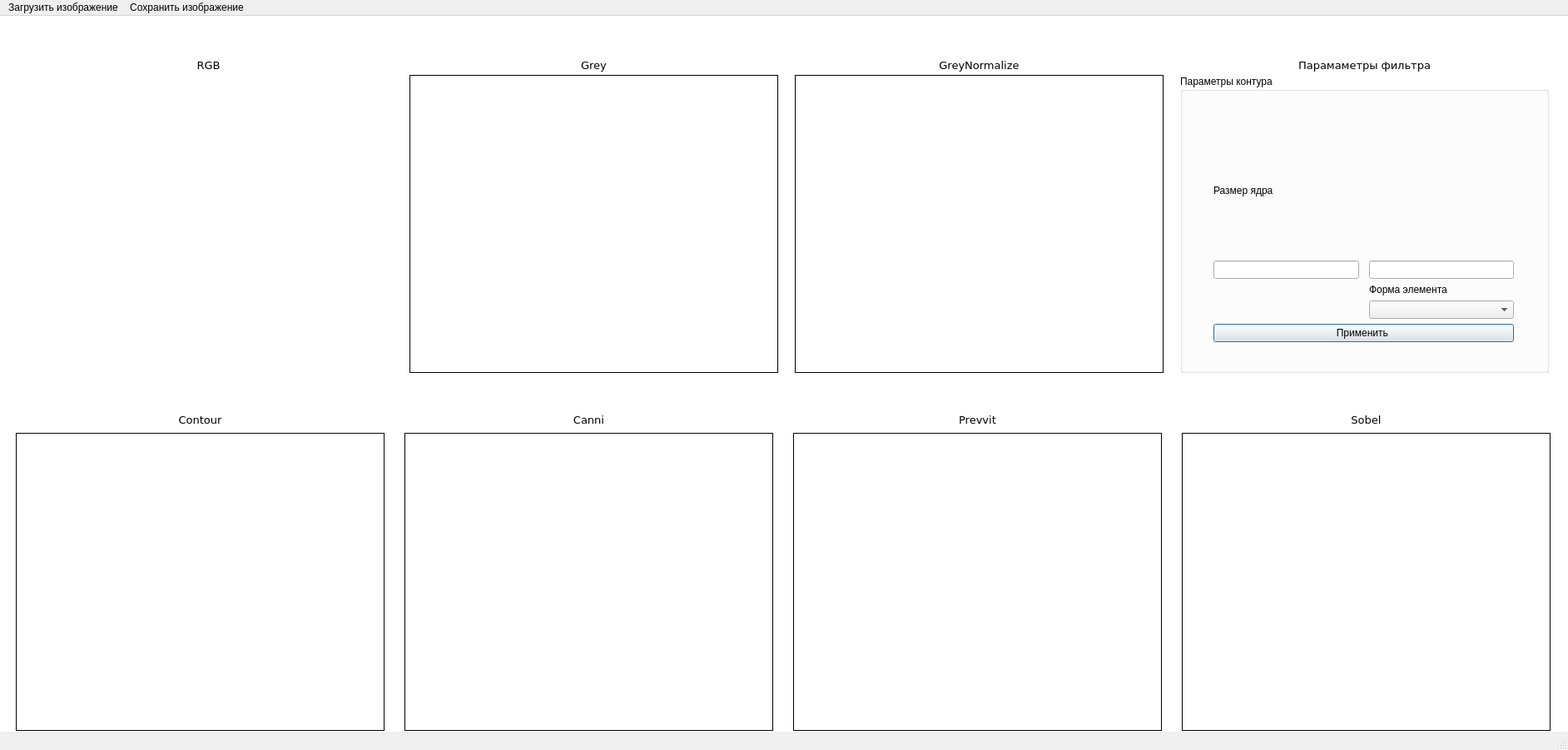
<?xml version="1.0" encoding="UTF-8"?>
<ui version="4.0">
 <class>MainWindow</class>
 <widget class="QMainWindow" name="MainWindow">
  <property name="geometry">
   <rect>
    <x>0</x>
    <y>0</y>
    <width>1884</width>
    <height>901</height>
   </rect>
  </property>
  <property name="sizePolicy">
   <sizepolicy hsizetype="Fixed" vsizetype="Fixed">
    <horstretch>0</horstretch>
    <verstretch>0</verstretch>
   </sizepolicy>
  </property>
  <property name="windowTitle">
   <string>Применение фильров</string>
  </property>
  <property name="windowIcon">
   <iconset>
    <normaloff>:/newPrefix/ZNNBQRDG_RA.jpg</normaloff>:/newPrefix/ZNNBQRDG_RA.jpg</iconset>
  </property>
  <property name="autoFillBackground">
   <bool>true</bool>
  </property>
  <property name="styleSheet">
   <string notr="true">@{background: rgb(255,255,255)};</string>
  </property>
  <property name="iconSize">
   <size>
    <width>50</width>
    <height>50</height>
   </size>
  </property>
  <widget class="QWidget" name="centralwidget">
   <property name="sizePolicy">
    <sizepolicy hsizetype="Fixed" vsizetype="Fixed">
     <horstretch>0</horstretch>
     <verstretch>0</verstretch>
    </sizepolicy>
   </property>
   <property name="autoFillBackground">
    <bool>false</bool>
   </property>
   <property name="styleSheet">
    <string notr="true">QWidget#centralwidget{
background-color:rgb(255,255,255);
}</string>
   </property>
   <layout class="QVBoxLayout" name="verticalLayout">
    <property name="spacing">
     <number>3</number>
    </property>
    <property name="leftMargin">
     <number>2</number>
    </property>
    <property name="topMargin">
     <number>1</number>
    </property>
    <property name="rightMargin">
     <number>2</number>
    </property>
    <property name="bottomMargin">
     <number>1</number>
    </property>
    <item>
     <layout class="QGridLayout" name="gridLayout" rowstretch="0,0" columnstretch="0,0,0,0">
      <property name="leftMargin">
       <number>10</number>
      </property>
      <item row="0" column="0">
       <widget class="QLabel" name="label_5">
        <property name="sizePolicy">
         <sizepolicy hsizetype="Preferred" vsizetype="Preferred">
          <horstretch>0</horstretch>
          <verstretch>0</verstretch>
         </sizepolicy>
        </property>
        <property name="font">
         <font>
          <family>Verdana</family>
          <pointsize>10</pointsize>
         </font>
        </property>
        <property name="frameShape">
         <enum>QFrame::NoFrame</enum>
        </property>
        <property name="text">
         <string>RGB</string>
        </property>
        <property name="alignment">
         <set>Qt::AlignBottom|Qt::AlignHCenter</set>
        </property>
       </widget>
      </item>
      <item row="0" column="1">
       <widget class="QLabel" name="label_6">
        <property name="sizePolicy">
         <sizepolicy hsizetype="Preferred" vsizetype="Preferred">
          <horstretch>0</horstretch>
          <verstretch>0</verstretch>
         </sizepolicy>
        </property>
        <property name="font">
         <font>
          <family>Verdana</family>
          <pointsize>10</pointsize>
         </font>
        </property>
        <property name="frameShape">
         <enum>QFrame::NoFrame</enum>
        </property>
        <property name="text">
         <string>Grey</string>
        </property>
        <property name="alignment">
         <set>Qt::AlignBottom|Qt::AlignHCenter</set>
        </property>
       </widget>
      </item>
      <item row="1" column="3">
       <widget class="QGroupBox" name="groupBox">
        <property name="sizePolicy">
         <sizepolicy hsizetype="Fixed" vsizetype="Fixed">
          <horstretch>0</horstretch>
          <verstretch>0</verstretch>
         </sizepolicy>
        </property>
        <property name="minimumSize">
         <size>
          <width>443</width>
          <height>358</height>
         </size>
        </property>
        <property name="maximumSize">
         <size>
          <width>443</width>
          <height>358</height>
         </size>
        </property>
        <property name="contextMenuPolicy">
         <enum>Qt::ActionsContextMenu</enum>
        </property>
        <property name="styleSheet">
         <string notr="true"/>
        </property>
        <property name="title">
         <string>Параметры контура</string>
        </property>
        <widget class="QWidget" name="layoutWidget">
         <property name="geometry">
          <rect>
           <x>20</x>
           <y>60</y>
           <width>391</width>
           <height>261</height>
          </rect>
         </property>
         <layout class="QGridLayout" name="gridLayout_3" rowstretch="1,0,0,0,0" columnstretch="0,0,0">
          <property name="leftMargin">
           <number>20</number>
          </property>
          <property name="rightMargin">
           <number>10</number>
          </property>
          <item row="3" column="2">
           <widget class="QComboBox" name="comboBox"/>
          </item>
          <item row="4" column="0" colspan="3">
           <widget class="QPushButton" name="pushButton">
            <property name="text">
             <string>Применить </string>
            </property>
            <property name="default">
             <bool>true</bool>
            </property>
           </widget>
          </item>
          <item row="2" column="2">
           <widget class="QLabel" name="label_4">
            <property name="text">
             <string>Форма элемента</string>
            </property>
           </widget>
          </item>
          <item row="0" column="0">
           <widget class="QLabel" name="label">
            <property name="text">
             <string>Размер ядра</string>
            </property>
           </widget>
          </item>
          <item row="1" column="0">
           <widget class="QLineEdit" name="lineEdit"/>
          </item>
          <item row="1" column="2">
           <widget class="QLineEdit" name="lineEdit_2"/>
          </item>
         </layout>
        </widget>
       </widget>
      </item>
      <item row="0" column="2">
       <widget class="QLabel" name="label_3">
        <property name="sizePolicy">
         <sizepolicy hsizetype="Preferred" vsizetype="Preferred">
          <horstretch>0</horstretch>
          <verstretch>0</verstretch>
         </sizepolicy>
        </property>
        <property name="font">
         <font>
          <family>Verdana</family>
          <pointsize>10</pointsize>
         </font>
        </property>
        <property name="frameShape">
         <enum>QFrame::NoFrame</enum>
        </property>
        <property name="text">
         <string>GreyNormalize</string>
        </property>
        <property name="alignment">
         <set>Qt::AlignBottom|Qt::AlignHCenter</set>
        </property>
       </widget>
      </item>
      <item row="1" column="1">
       <widget class="QLabel" name="Grey_2">
        <property name="sizePolicy">
         <sizepolicy hsizetype="Fixed" vsizetype="Fixed">
          <horstretch>0</horstretch>
          <verstretch>0</verstretch>
         </sizepolicy>
        </property>
        <property name="minimumSize">
         <size>
          <width>443</width>
          <height>358</height>
         </size>
        </property>
        <property name="maximumSize">
         <size>
          <width>443</width>
          <height>358</height>
         </size>
        </property>
        <property name="frameShape">
         <enum>QFrame::Box</enum>
        </property>
        <property name="text">
         <string/>
        </property>
        <property name="pixmap">
         <pixmap>:/newPrefix/ZNNBQRDG_RA.jpg</pixmap>
        </property>
        <property name="scaledContents">
         <bool>true</bool>
        </property>
        <property name="wordWrap">
         <bool>false</bool>
        </property>
       </widget>
      </item>
      <item row="0" column="3">
       <widget class="QLabel" name="label_18">
        <property name="font">
         <font>
          <family>Verdana</family>
          <pointsize>10</pointsize>
         </font>
        </property>
        <property name="autoFillBackground">
         <bool>false</bool>
        </property>
        <property name="frameShape">
         <enum>QFrame::NoFrame</enum>
        </property>
        <property name="text">
         <string>Парамаметры фильтра</string>
        </property>
        <property name="alignment">
         <set>Qt::AlignBottom|Qt::AlignHCenter</set>
        </property>
       </widget>
      </item>
      <item row="1" column="2">
       <widget class="QLabel" name="GreyNormalize_2">
        <property name="sizePolicy">
         <sizepolicy hsizetype="Fixed" vsizetype="Fixed">
          <horstretch>0</horstretch>
          <verstretch>0</verstretch>
         </sizepolicy>
        </property>
        <property name="minimumSize">
         <size>
          <width>443</width>
          <height>358</height>
         </size>
        </property>
        <property name="maximumSize">
         <size>
          <width>443</width>
          <height>358</height>
         </size>
        </property>
        <property name="frameShape">
         <enum>QFrame::Box</enum>
        </property>
        <property name="text">
         <string/>
        </property>
        <property name="pixmap">
         <pixmap>:/newPrefix/ZNNBQRDG_RA.jpg</pixmap>
        </property>
        <property name="scaledContents">
         <bool>true</bool>
        </property>
        <property name="wordWrap">
         <bool>false</bool>
        </property>
       </widget>
      </item>
      <item row="1" column="0">
       <widget class="QLabel" name="RGB_2">
        <property name="sizePolicy">
         <sizepolicy hsizetype="Fixed" vsizetype="Fixed">
          <horstretch>0</horstretch>
          <verstretch>0</verstretch>
         </sizepolicy>
        </property>
        <property name="minimumSize">
         <size>
          <width>443</width>
          <height>358</height>
         </size>
        </property>
        <property name="maximumSize">
         <size>
          <width>443</width>
          <height>358</height>
         </size>
        </property>
        <property name="text">
         <string/>
        </property>
        <property name="pixmap">
         <pixmap>:/newPrefix/ZNNBQRDG_RA.jpg</pixmap>
        </property>
        <property name="scaledContents">
         <bool>true</bool>
        </property>
        <property name="wordWrap">
         <bool>true</bool>
        </property>
        <property name="openExternalLinks">
         <bool>true</bool>
        </property>
       </widget>
      </item>
     </layout>
    </item>
    <item>
     <layout class="QGridLayout" name="gridLayout_2" rowstretch="0,0">
      <property name="leftMargin">
       <number>0</number>
      </property>
      <property name="topMargin">
       <number>0</number>
      </property>
      <property name="rightMargin">
       <number>0</number>
      </property>
      <property name="spacing">
       <number>7</number>
      </property>
      <item row="1" column="3">
       <widget class="QLabel" name="Sobel">
        <property name="sizePolicy">
         <sizepolicy hsizetype="Fixed" vsizetype="Fixed">
          <horstretch>0</horstretch>
          <verstretch>0</verstretch>
         </sizepolicy>
        </property>
        <property name="minimumSize">
         <size>
          <width>443</width>
          <height>358</height>
         </size>
        </property>
        <property name="maximumSize">
         <size>
          <width>443</width>
          <height>358</height>
         </size>
        </property>
        <property name="frameShape">
         <enum>QFrame::Box</enum>
        </property>
        <property name="text">
         <string/>
        </property>
        <property name="pixmap">
         <pixmap>:/newPrefix/ZNNBQRDG_RA.jpg</pixmap>
        </property>
        <property name="scaledContents">
         <bool>true</bool>
        </property>
        <property name="wordWrap">
         <bool>false</bool>
        </property>
       </widget>
      </item>
      <item row="1" column="0">
       <widget class="QLabel" name="Contour_2">
        <property name="sizePolicy">
         <sizepolicy hsizetype="Fixed" vsizetype="Fixed">
          <horstretch>0</horstretch>
          <verstretch>0</verstretch>
         </sizepolicy>
        </property>
        <property name="minimumSize">
         <size>
          <width>443</width>
          <height>358</height>
         </size>
        </property>
        <property name="maximumSize">
         <size>
          <width>443</width>
          <height>358</height>
         </size>
        </property>
        <property name="frameShape">
         <enum>QFrame::Box</enum>
        </property>
        <property name="text">
         <string/>
        </property>
        <property name="pixmap">
         <pixmap>:/newPrefix/ZNNBQRDG_RA.jpg</pixmap>
        </property>
        <property name="scaledContents">
         <bool>true</bool>
        </property>
       </widget>
      </item>
      <item row="0" column="3">
       <widget class="QLabel" name="Sobel__">
        <property name="font">
         <font>
          <family>Verdana</family>
          <pointsize>10</pointsize>
         </font>
        </property>
        <property name="frameShape">
         <enum>QFrame::NoFrame</enum>
        </property>
        <property name="text">
         <string>Sobel</string>
        </property>
        <property name="alignment">
         <set>Qt::AlignBottom|Qt::AlignHCenter</set>
        </property>
       </widget>
      </item>
      <item row="0" column="2">
       <widget class="QLabel" name="Prevvit___">
        <property name="font">
         <font>
          <family>Verdana</family>
          <pointsize>10</pointsize>
         </font>
        </property>
        <property name="frameShape">
         <enum>QFrame::NoFrame</enum>
        </property>
        <property name="text">
         <string>Prevvit</string>
        </property>
        <property name="alignment">
         <set>Qt::AlignBottom|Qt::AlignHCenter</set>
        </property>
       </widget>
      </item>
      <item row="1" column="2">
       <widget class="QLabel" name="Prevvit">
        <property name="sizePolicy">
         <sizepolicy hsizetype="Fixed" vsizetype="Fixed">
          <horstretch>0</horstretch>
          <verstretch>0</verstretch>
         </sizepolicy>
        </property>
        <property name="minimumSize">
         <size>
          <width>443</width>
          <height>358</height>
         </size>
        </property>
        <property name="maximumSize">
         <size>
          <width>443</width>
          <height>358</height>
         </size>
        </property>
        <property name="frameShape">
         <enum>QFrame::Box</enum>
        </property>
        <property name="text">
         <string/>
        </property>
        <property name="pixmap">
         <pixmap>:/newPrefix/ZNNBQRDG_RA.jpg</pixmap>
        </property>
        <property name="scaledContents">
         <bool>true</bool>
        </property>
        <property name="wordWrap">
         <bool>false</bool>
        </property>
       </widget>
      </item>
      <item row="1" column="1">
       <widget class="QLabel" name="Canni">
        <property name="sizePolicy">
         <sizepolicy hsizetype="Fixed" vsizetype="Fixed">
          <horstretch>0</horstretch>
          <verstretch>0</verstretch>
         </sizepolicy>
        </property>
        <property name="minimumSize">
         <size>
          <width>443</width>
          <height>358</height>
         </size>
        </property>
        <property name="maximumSize">
         <size>
          <width>443</width>
          <height>358</height>
         </size>
        </property>
        <property name="frameShape">
         <enum>QFrame::Box</enum>
        </property>
        <property name="text">
         <string/>
        </property>
        <property name="pixmap">
         <pixmap>:/newPrefix/ZNNBQRDG_RA.jpg</pixmap>
        </property>
        <property name="scaledContents">
         <bool>true</bool>
        </property>
        <property name="wordWrap">
         <bool>false</bool>
        </property>
       </widget>
      </item>
      <item row="0" column="1">
       <widget class="QLabel" name="GreyLab2">
        <property name="font">
         <font>
          <family>Verdana</family>
          <pointsize>10</pointsize>
         </font>
        </property>
        <property name="frameShape">
         <enum>QFrame::NoFrame</enum>
        </property>
        <property name="text">
         <string>Canni</string>
        </property>
        <property name="alignment">
         <set>Qt::AlignBottom|Qt::AlignHCenter</set>
        </property>
       </widget>
      </item>
      <item row="0" column="0">
       <widget class="QLabel" name="label_12">
        <property name="font">
         <font>
          <family>Verdana</family>
          <pointsize>10</pointsize>
         </font>
        </property>
        <property name="frameShape">
         <enum>QFrame::NoFrame</enum>
        </property>
        <property name="text">
         <string>Contour</string>
        </property>
        <property name="alignment">
         <set>Qt::AlignBottom|Qt::AlignHCenter</set>
        </property>
       </widget>
      </item>
     </layout>
    </item>
   </layout>
  </widget>
  <widget class="QMenuBar" name="menubar">
   <property name="geometry">
    <rect>
     <x>0</x>
     <y>0</y>
     <width>1884</width>
     <height>26</height>
    </rect>
   </property>
   <widget class="QMenu" name="download">
    <property name="title">
     <string>Загрузить изображение</string>
    </property>
    <addaction name="down_2"/>
   </widget>
   <widget class="QMenu" name="save">
    <property name="title">
     <string>Сохранить изображение</string>
    </property>
    <addaction name="RGB_3"/>
    <addaction name="Grey_3"/>
    <addaction name="GreyNormalize_3"/>
    <addaction name="Contour_3"/>
    <addaction name="Canni_3"/>
    <addaction name="Prevvit_3"/>
    <addaction name="Sobel_3"/>
   </widget>
   <addaction name="download"/>
   <addaction name="save"/>
  </widget>
  <widget class="QStatusBar" name="statusBar"/>
  <action name="RGB_3">
   <property name="text">
    <string>RGB</string>
   </property>
  </action>
  <action name="down">
   <property name="text">
    <string>Загрузить</string>
   </property>
  </action>
  <action name="down_2">
   <property name="text">
    <string>Загрузить</string>
   </property>
  </action>
  <action name="Grey_3">
   <property name="text">
    <string>Grey</string>
   </property>
  </action>
  <action name="GreyNormalize_3">
   <property name="text">
    <string>GreyNormalize</string>
   </property>
  </action>
  <action name="Contour_3">
   <property name="text">
    <string>Contour</string>
   </property>
  </action>
  <action name="Canni_3">
   <property name="text">
    <string>Canni</string>
   </property>
  </action>
  <action name="Prevvit_3">
   <property name="text">
    <string>Prevvit</string>
   </property>
  </action>
  <action name="Sobel_3">
   <property name="text">
    <string>Sobel</string>
   </property>
  </action>
  <action name="greyHistrogram">
   <property name="text">
    <string>Гистограмма по серому цвету</string>
   </property>
  </action>
  <action name="greyContrastHist">
   <property name="text">
    <string>Гистограмма по серому цвету(контраст)</string>
   </property>
  </action>
  <action name="R_Hist">
   <property name="text">
    <string>Гистограмма(Канал R)</string>
   </property>
  </action>
  <action name="G_Hist">
   <property name="text">
    <string>Гистограмма(Канал G)</string>
   </property>
  </action>
  <action name="B_Hist">
   <property name="text">
    <string>Гистограмма(Канал B)</string>
   </property>
  </action>
  <action name="scaleM">
   <property name="text">
    <string>Масштабирование</string>
   </property>
  </action>
  <action name="L_Hist">
   <property name="text">
    <string>Гистограмма(Канал L)</string>
   </property>
  </action>
  <action name="u_Hist">
   <property name="text">
    <string>Гистограмма(Канал u)</string>
   </property>
  </action>
  <action name="v_Hist">
   <property name="text">
    <string>Гистограмма(Канал v)</string>
   </property>
  </action>
  <action name="Erode">
   <property name="text">
    <string>Эрозия </string>
   </property>
  </action>
  <action name="Dilate">
   <property name="text">
    <string>Дилатация</string>
   </property>
  </action>
  <action name="Opening">
   <property name="text">
    <string>Открытие</string>
   </property>
  </action>
  <action name="Closing">
   <property name="text">
    <string>Закрытие</string>
   </property>
  </action>
  <action name="Contour">
   <property name="text">
    <string>Параметры контура</string>
   </property>
  </action>
 </widget>
 <resources>
  <include location="../.idea/Новый текстовый документ.qrc"/>
 </resources>
 <connections/>
</ui>
